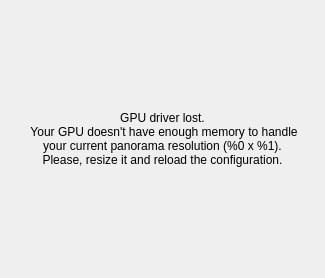
<?xml version="1.0" encoding="UTF-8"?>
<ui version="4.0">
 <class>ResizePanoramaWidgetClass</class>
 <widget class="QWidget" name="ResizePanoramaWidgetClass">
  <property name="geometry">
   <rect>
    <x>0</x>
    <y>0</y>
    <width>325</width>
    <height>278</height>
   </rect>
  </property>
  <property name="windowTitle">
   <string/>
  </property>
  <layout class="QHBoxLayout" name="horizontalLayout">
   <property name="spacing">
    <number>0</number>
   </property>
   <property name="leftMargin">
    <number>15</number>
   </property>
   <property name="topMargin">
    <number>0</number>
   </property>
   <property name="rightMargin">
    <number>15</number>
   </property>
   <property name="bottomMargin">
    <number>0</number>
   </property>
   <item>
    <widget class="QStackedWidget" name="stackedWidget">
     <property name="currentIndex">
      <number>0</number>
     </property>
     <widget class="QWidget" name="pageMessage">
      <layout class="QHBoxLayout" name="horizontalLayout_2">
       <item>
        <widget class="QLabel" name="labelMessage">
         <property name="text">
          <string>GPU driver lost. 
 Your GPU doesn't have enough memory to handle your current panorama resolution (%0 x %1). Please, resize it and reload the configuration.</string>
         </property>
         <property name="alignment">
          <set>Qt::AlignCenter</set>
         </property>
         <property name="wordWrap">
          <bool>true</bool>
         </property>
        </widget>
       </item>
      </layout>
     </widget>
     <widget class="QWidget" name="pageConfiguration">
      <layout class="QGridLayout" name="gridLayout">
       <item row="1" column="1">
        <widget class="QLabel" name="warningLabel">
         <property name="text">
          <string>Changing the panorama size will automatically update the impacted output parameters</string>
         </property>
         <property name="wordWrap">
          <bool>true</bool>
         </property>
        </widget>
       </item>
       <item row="1" column="0">
        <widget class="QLabel" name="label">
         <property name="maximumSize">
          <size>
           <width>20</width>
           <height>20</height>
          </size>
         </property>
         <property name="pixmap">
          <pixmap resource="../../../libvideostitch-gui/libvideostitch-gui.qrc">:/assets/icon/common/warning.png</pixmap>
         </property>
         <property name="scaledContents">
          <bool>true</bool>
         </property>
        </widget>
       </item>
       <item row="0" column="0" colspan="2">
        <widget class="PanoSizeSelector" name="panoSizeSelector" native="true">
         <property name="minimumSize">
          <size>
           <width>100</width>
           <height>100</height>
          </size>
         </property>
        </widget>
       </item>
      </layout>
     </widget>
    </widget>
   </item>
  </layout>
 </widget>
 <customwidgets>
  <customwidget>
   <class>PanoSizeSelector</class>
   <extends>QWidget</extends>
   <header>libvideostitch-gui/widgets/panosizeselector.hpp</header>
   <container>1</container>
  </customwidget>
 </customwidgets>
 <resources>
  <include location="../../../libvideostitch-gui/libvideostitch-gui.qrc"/>
 </resources>
 <connections/>
</ui>
